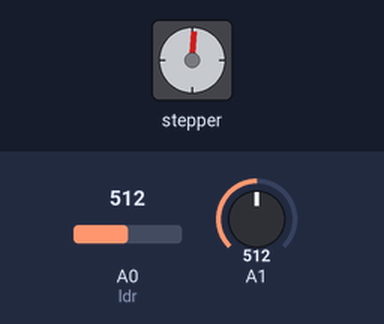
Simulated run of this sketch. Board: Arduino Uno, built with avr-gcc and run on an emulated ATmega328P. On the bench: stepper motor. Wiring (inferred from the names in the program): stepper motor driver (200 steps per turn assumed): step pin 9; direction pin 8. The test bench sets the inputs (shaded band); at power-on: A0 (ldr) = 512, A1 = 512. What the sketch prints to the serial monitor is not drawn.

Above: at 0.05 s.
Timing chart, 0 to 3.0 s (numbered marks = the images above):
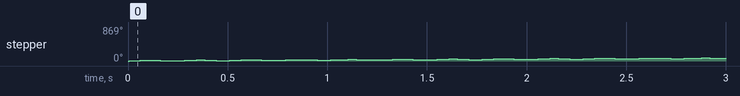

Measured:
- by itself, stepper: turns 21° clockwise in 0.09 s, then 16° counter-clockwise in 0.06 s, repeating every 0.25 s

The sketch:

laser_harp5.ino
```cpp
/* stepper motor control code for DRV8825
 *
 */

 // define pin used

 const int ldr=A0;
 const int ldr1=A1;
 const int stepPin = 9;
 const int dirPin = 8;
 int d=24;          //// If you increase this, the laser will be brighter, but the harp will be less fluid
 int sens =18;     //reference value for the LDR readings
 int t=800;       //time delay between two consecutive steps
 int a=3;        //no. of steps the motor takes before when moving from one laser beam to another. It controls the angle between the beams.
 int a1, b1, c1, d1, e1, f1, g1, h1, i1 = 0; //Counters for different notes. These determine whether the note is played or not.

 // below are the variables denoting different notes. 60 corresponds to the middle C.
 int n1=60;       //c4
 int n2=62;      //d4
 int n3=64;     //e4
 int n4=65;    //f4
 int n5=67;   //g4
 int n6=61;  //c4#
 int n7=58; //A3#
 void setup() {
 Serial.begin(38400); //  Start a serial communication channel for MIDI. Needs to match with baud rate on the recieving end.

  //Setup for different pins

  pinMode(ldr,INPUT);
  pinMode(A1,INPUT);
  pinMode( 1, OUTPUT);
  pinMode(stepPin,OUTPUT);
  pinMode(dirPin,OUTPUT);

}
void loop() {


  //Starts at position 0

  if ( ((analogRead(A0)+analogRead(A1)) > sens ) && (a1 == 0) ) // If the sensor gets a signal, and the note is not playing:
  {

    playNote(1, n1, 100);    // Play note 1
    a1++;                          // Change the status variable to one.
  }


  else if((analogRead(A0)+analogRead(A1)) < sens )             // If the sensor does not get a signal:

  {

    playNote(1, n1, 0);     // Stop playing note 1.
    a1 = 0;                 // Change the status variable to zero.
  }

  forw();
  delay(d);

 //Moved to 1


  if (( (analogRead(A0)+analogRead(A1)) > sens ) && (b1 == 0) ) // If the sensor gets a signal, and the note is not playing:

  {

    playNote(1, n2, 100);    // Play note 2
    b1++;                     // Change the status variable to one.
  }


  else if((analogRead(A0)+analogRead(A1)) < sens )     // If the sensor does not get a signal:

  {

    playNote(1, n2, 0);     // Stop playing note 1.
    b1 = 0;                 // Change the status variable to zero.
  }
  forw();
  delay(d);

  //Moved to 2


  if ( ((analogRead(A0)+analogRead(A1)) > sens ) && (c1 == 0) ) // If the sensor gets a signal, and the note is not playing:

  {

    playNote(1, n3, 100);    // Play note 3
    c1++;                          // Change the status variable to one.
  }


  else if((analogRead(A0)+analogRead(A1)) < sens )             // If the sensor does not get a signal:

  {

    playNote(1, n3, 0);     // Stop playing note 1.
    c1 = 0;                         // Change the status variable to zero.
  }
  forw();
  delay(d);

  //Moved to 3


  if ( ((analogRead(A0)+analogRead(A1)) > sens ) && (d1 == 0) ) // If the sensor gets a signal, and the note is not playing:

  {

    playNote(1, n4, 100);    // Play note 4
    d1++;                          // Change the status variable to one.
  }


  else if((analogRead(A0)+analogRead(A1)) < sens )             // If the sensor does not get a signal:

  {

    playNote(1, n4, 0);     // Stop playing note 4.
    d1 = 0;                         // Change the status variable to zero.
  }
  forw();
  delay(1.5*d);           //increased the delay for the last beam

  //Moved to 4


  if ( ((analogRead(A0)+analogRead(A1)) > sens ) && (e1 == 0) ) // If the sensor gets a signal, and the note is not playing:

  {

    playNote(1, n5, 100);    // Play note 5
    e1++;                          // Change the status variable to one.
  }


  else if((analogRead(A0)+analogRead(A1)) < sens )             // If the sensor does not get a signal:

  {

    playNote(1, n5, 0);     // Stop playing note 5.
    e1 = 0;                         // Change the status variable to zero.
  }


  back();
  delay(d);

  //Moved back to 3


  if ( ((analogRead(A0)+analogRead(A1)) > sens ) && (d1 == 0) )  // If the sensor gets a signal, and the note is not playing:

  {

    playNote(1, n4, 100);
    d1++;
  }


  else if((analogRead(A0)+analogRead(A1)) < sens )

  {

    playNote(1, n4, 0);
    d1 = 0;
  }
  back();
  delay(d);

  //moved back to 2


  if ( ((analogRead(A0)+analogRead(A1)) > sens ) && (c1 == 0) )  // If the sensor gets a signal, and the note is not playing:

  {

    playNote(1, n3, 100);    // Play note 3
    c1++;                          // Change the status variable to one.
  }


  else if((analogRead(A0)+analogRead(A1)) < sens )             // If the sensor does not get a signal:

  {

    playNote(1, n3, 0);     // Stop playing note 3.
    c1 = 0;                         // Change the status variable to zero.
  }
  back();
  delay(d);

  //Moved back to 1


  if ( ((analogRead(A0)+analogRead(A1)) > sens ) && (b1 == 0) )  // If the sensor gets a signal, and the note is not playing:

  {

    playNote(1, n2, 100);    // Play note 2
    b1++;                          // Change the status variable to one.
  }


  else if((analogRead(A0)+analogRead(A1)) < sens )             // If the sensor does not get a signal:

  {

    playNote(1, n2, 0);     // Stop playing note 2.
    b1 = 0;                         // Change the status variable to zero.
  }
  back;
  delay(1.5*d);
 //0
 //At this point the laser has returned to position 0 hence the cycle will continue

}


//:::::::::::::::::::::::::::::::::::::::::::::::::::::::::
void forw()    // Function to rotate the motor by a steps in a direction.
{
  digitalWrite(dirPin,HIGH); //controls the direction of rotation.
  for(int x = 0; x < a; x++)
  {
    digitalWrite(stepPin,HIGH);
    delayMicroseconds(t);
    digitalWrite(stepPin,LOW);
    delayMicroseconds(t);
  }
}
void back()  // Function to rotate the motor by a steps in opposite direction.
{
  digitalWrite(dirPin,LOW);
  for(int x = 0; x < a; x++)
  {
    digitalWrite(stepPin,HIGH);
    delayMicroseconds(t);
    digitalWrite(stepPin,LOW);
    delayMicroseconds(t);
  }
}


void playNote(byte channel, byte note, byte velocity)//function to play a note
{

    byte noteOnStatus=0x90 + (channel-1);


    Serial.write(noteOnStatus);
    Serial.write(note);
    Serial.write(velocity);
}
```
